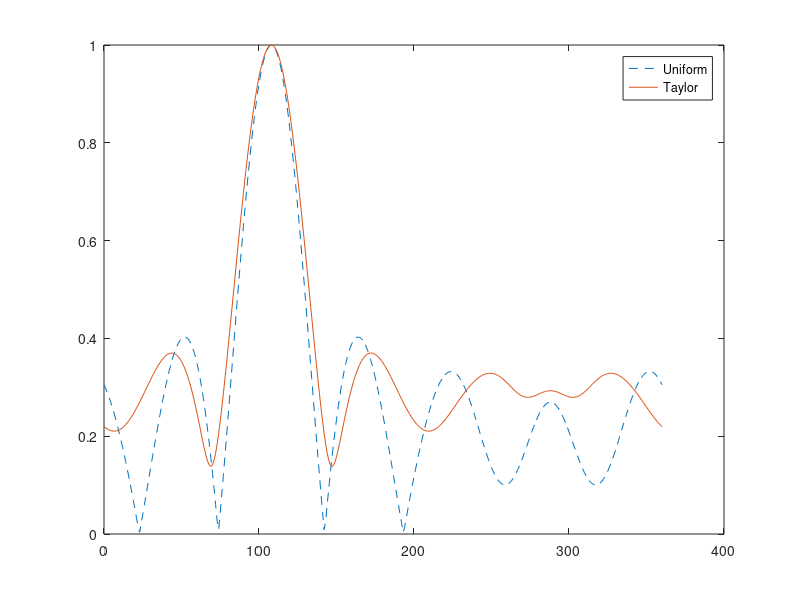
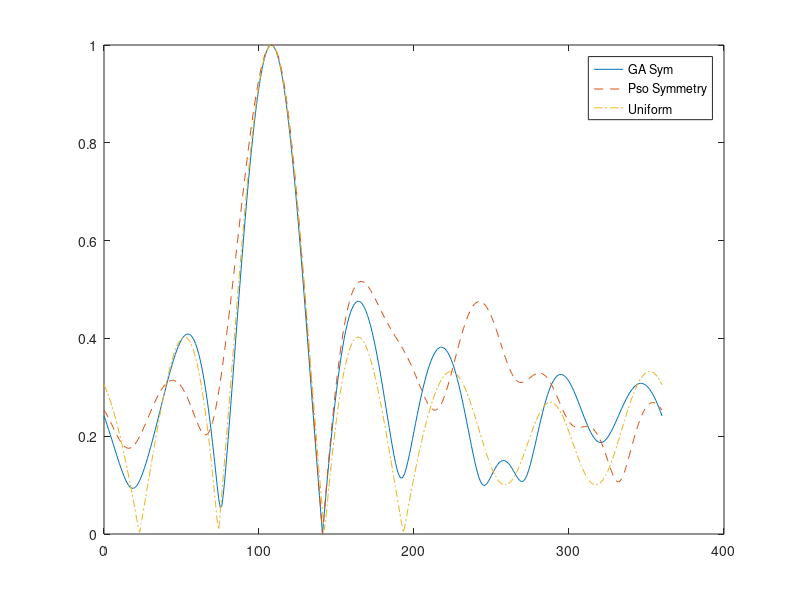

These figures' MATLAB source, in order:
clear all
close all
clc

N = 10;% so phan tu 
kr =1.3*pi;
n = 1:N;
%%%Thong so ban dau
% Teta = 90;
Omega_n = (2*pi*(n-1/2))/N;%
Omega =[0:360]*pi/180;% goc quay phuong vi
% phuong trinh AF
u = kr*cos(Omega - Omega_n.');
a = exp(j*u);
%uniform
w_u = ones(1,N);
AF_u =w_u*a;

%PHASE ARRAY
Omega_choose =108*2*pi/360;
beta = kr*cos(Omega_choose-Omega_n);
w_p = exp(-j*beta);
AF_p = w_p*a;

%pha2
Omega_ch2 = 0*2*pi/360;
beta_2 = kr*cos(Omega_ch2-Omega_n);
w_p2 = exp(-j*beta_2);
AF_p2=w_p2*a;
%Taylor
w_t = [ 0.76955  0.97473  1.845486  1.845486 0.97473 0.76955 0.02409 0.37537 0.37537 0.02409 ];
AF_t = w_t.*w_p*a;
%ga
%w1 = [0.460	1.945	0.145	1.201	0.779 1.913	1.034	0.230	1.551	1.256]
w2 = [1.603	0.934	0.995	1.103	1.686 0.615	0.635	1.062	0.245	0.763]
%AFu_ga = w1.*w_p*a;
AFt_ga = w2.*w_p*a;
%pso
wt =[0.882253396252479,1.351137556741155,2.616779112858612,1.440375969169201,1.582463526357811,1.474906907948593,0.944182888551725,0.032167582109034,0.518751630939649,-0.752364945640637]
%wu = [0.480771261416160,1.287046025001676,1.225007806305886,1.876854659518131,0.018098237320116,1.050280851205014,1.485809611646276,1.017435476635856,0,0.552334388183211]

AFt_pso = wt.*w_p*a;
%AFu_pso = wu.*w_p*a;
%plot
figure(1)
plot(Omega*180/pi,(abs(AF_p/max(AF_p))),'--');
hold on;
plot(Omega*180/pi,(abs(AF_t/max(AF_t))));
hold on;
legend('Uniform','Taylor')

figure(2)
plot(Omega*180/pi,(abs(AFt_ga/max(AFt_ga))));
hold on;
plot(Omega*180/pi,(abs(AFt_pso/max(AFt_pso))),'--');
hold on;
plot(Omega*180/pi,(abs(AF_p/max(AF_p))),'-.');
hold on;
legend('GA Sym','Pso Symmetry','Uniform');

